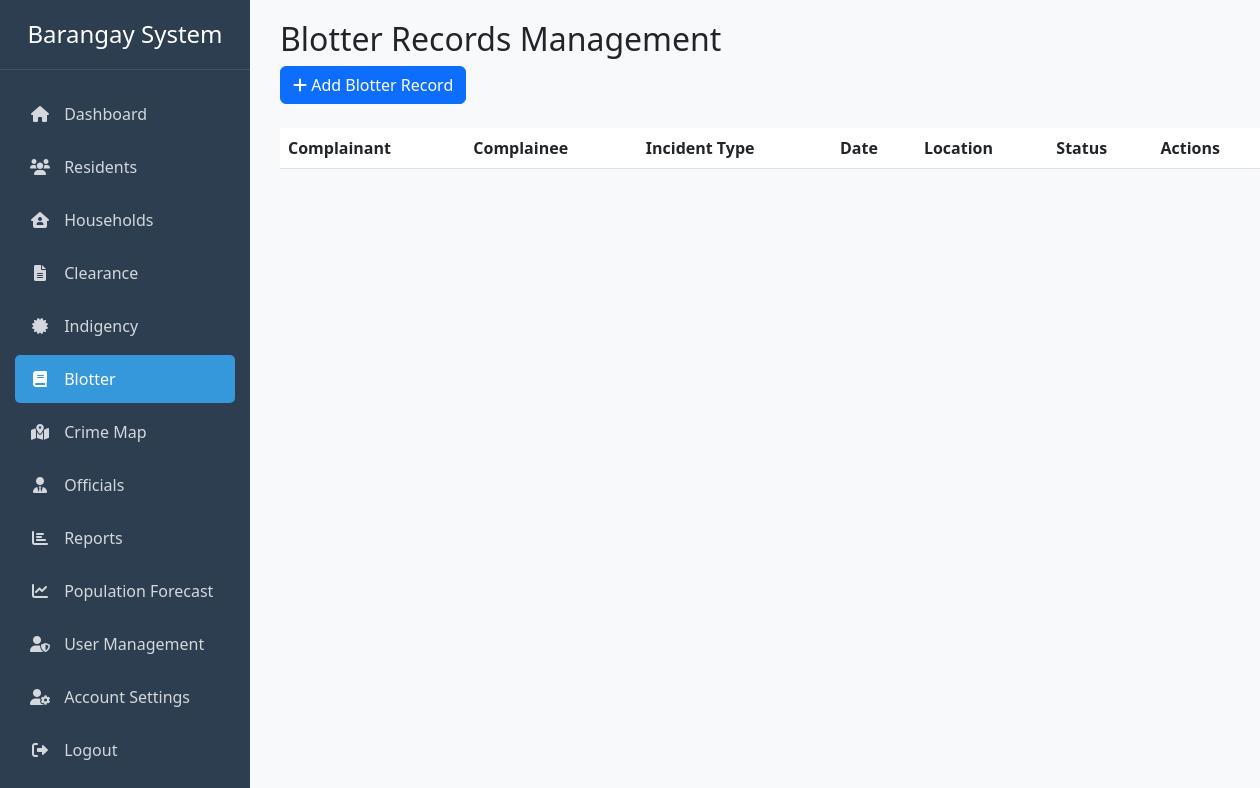
Page /blotter.php (signed in) on the earlier database version.
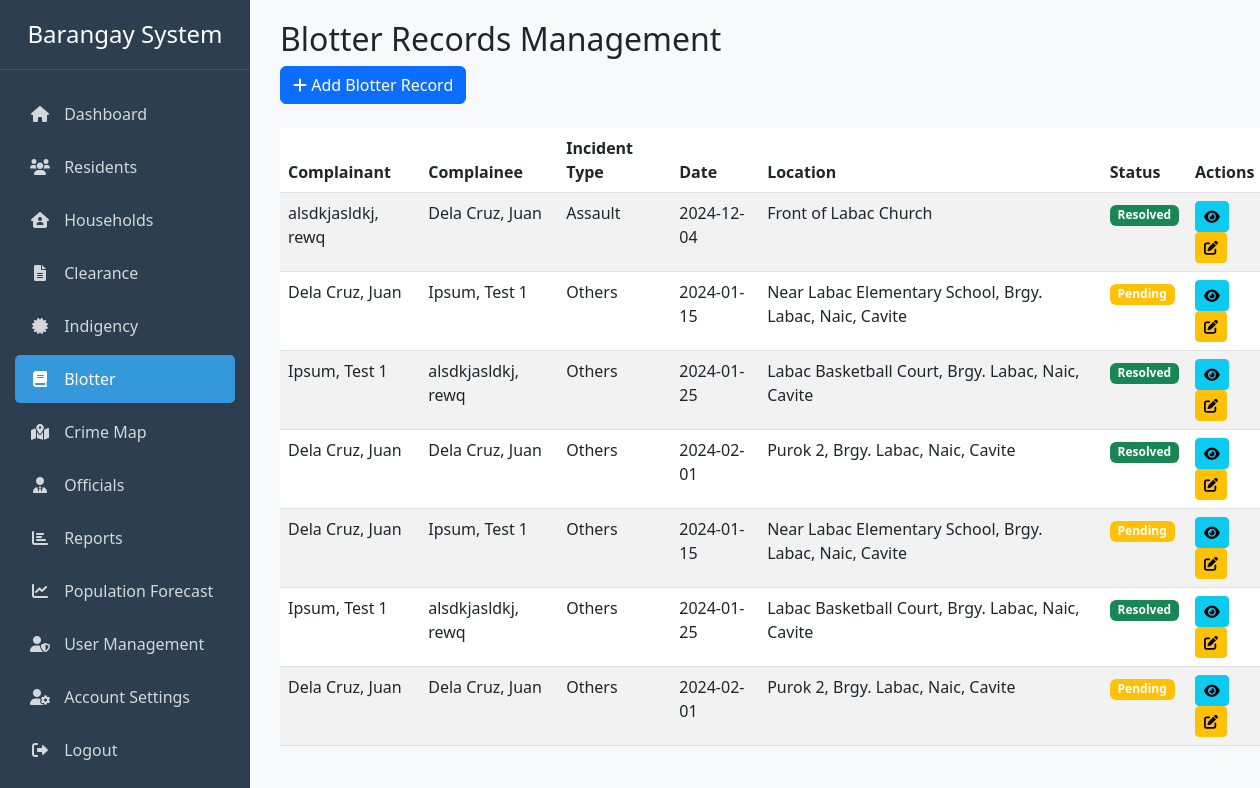
Same page on the later database version.
### tables this page shows
CREATE TABLE `blotter` (
  `id` int(11) NOT NULL,
  `complainant_id` int(11) DEFAULT NULL,
  `complainee_id` int(11) DEFAULT NULL,
  `incident_type` varchar(100) NOT NULL,
  `incident_date` date NOT NULL,
  `incident_location` text NOT NULL,
  `incident_details` text NOT NULL,
  `status` enum('Pending','Ongoing','Resolved','Dismissed') DEFAULT 'Pending',
  `resolution` text DEFAULT NULL,
  `created_at` timestamp NOT NULL DEFAULT current_timestamp(),
  `latitude` decimal(10,8) DEFAULT NULL,
  `longitude` decimal(11,8) DEFAULT NULL
);

### includes/permissions.php (called while the page is built, shortened)
<?php
function checkUserPermission($action) {
    $role = $_SESSION['role'];
    $permissions = [
        'admin' => [
            'create_resident' => true,
            'edit_resident' => true,
            'delete_resident' => true,
            'view_resident' => true,
            'create_household' => true,
            'edit_household' => true,
            'delete_household' => true,
            'view_household' => true,
            'create_indigency' => true,
            'edit_indigency' => true,
            'delete_indigency' => true,
            'view_indigency' => true,
            'print_indigency' => true,
            'create_clearance' => true,
            'edit_clearance' => true,
            'delete_clearance' => true,
            'view_clearance' => true,
            'print_clearance' => true,
            'view_officials' => true,
            'create_official' => true,
            'edit_official' => true,
            'end_official_term' => true,
            'create_blotter' => true,
            'edit_blotter' => true,
            'delete_blotter' => true,
            'view_blotter' => true,
            'change_blotter_status' => true
        ],
        'secretary' => [
            'create_resident' => false,
            'edit_resident' => false,
            'delete_resident' => false,
            'view_resident' => true,
            'create_household' => false,
            'edit_household' => false,
            'delete_household' => false,
            'view_household' => true,
            'create_indigency' => true,
            'edit_indigency' => false,
            'delete_indigency' => false,
            'view_indigency' => true,
            'print_indigency' => true,
            'create_clearance' => true,
            'edit_clearance' => false,
            'delete_clearance' => false,
            'view_clearance' => true,
            'print_clearance' => false,
            'view_officials' => true,
            'create_official' => false,
            'edit_official' => false,
            'end_official_term' => false,
            'create_blotter' => true,
            'edit_blotter' => true,
            'delete_blotter' => false,
            'view_blotter' => true,
            'change_blotter_status' => false
        ]
    ];
    return isset($permissions[$role][$action]) ? $permissions[$role][$action] : false;
}
?>

### blotter.php (the view, shortened to what the changed rows need)
<?php
require_once 'config.php';
require_once 'includes/permissions.php';
$query = "SELECT b.*,
                     CONCAT(c.last_name, ', ', c.first_name) as complainant_name,
                     CONCAT(r.last_name, ', ', r.first_name) as complainee_name
                     FROM blotter b
                     JOIN residents c ON b.complainant_id = c.id
                     JOIN residents r ON b.complainee_id = r.id
                     ORDER BY b.created_at DESC";
$result = $conn->query($query);
$blotters = $result->fetch_all(MYSQLI_ASSOC);
?>
<!DOCTYPE html>
<html lang="en">
<head>
    <link href="https://cdn.jsdelivr.net/npm/bootstrap@5.3.0/dist/css/bootstrap.min.css" rel="stylesheet">
    <link href="https://cdn.datatables.net/1.13.4/css/dataTables.bootstrap5.min.css" rel="stylesheet">
    <link href="css/sidebar.css" rel="stylesheet">
</head>
<body>
    <div class="container-fluid">
        <div class="row">
            <?php require_once __DIR__ . '/includes/header.php'; ?>
            <div class="col-md-9 col-lg-10 main-content">
                <div class="row mb-4">
                    <div class="col-12">
                        <h2>Blotter Records Management</h2>
                    </div>
                </div>
                <div class="table-responsive">
                    <table id="blotterTable" class="table table-striped">
                        <thead>
                            <tr>
                                <th>Complainant</th>
                                <th>Complainee</th>
                                <th>Incident Type</th>
                                <th>Date</th>
                                <th>Location</th>
                                <th>Status</th>
                                <th>Actions</th>
                            </tr>
                        </thead>
                        <tbody>
                            <?php foreach ($blotters as $blotter): ?>
                            <tr>
                                <td><?= $blotter['complainant_name'] ?></td>
                                <td><?= $blotter['complainee_name'] ?></td>
                                <td><?= $blotter['incident_type'] ?></td>
                                <td><?= $blotter['incident_date'] ?></td>
                                <td><?= $blotter['incident_location'] ?></td>
                                <td>
                                    <span class="badge bg-<?= $blotter['status'] == 'Resolved' ? 'success' : ($blotter['status'] == 'Dismissed' ? 'danger' : ($blotter['status'] == 'Ongoing' ? 'primary' : 'warning')) ?>">
                                        <?= $blotter['status'] ?>
                                    </span>
                                </td>
                                <td>
                                    <?php if (checkUserPermission('edit_blotter')): ?>
                                    <button class="btn btn-sm btn-info" title="View Details" data-bs-toggle="modal"
                                            data-bs-target="#viewBlotterModal<?= $blotter['id'] ?>">
                                        <i class="fas fa-eye"></i>
                                    </button>
                                    <?php if (checkUserPermission('change_blotter_status')): ?>
                                    <button class="btn btn-sm btn-warning" title="Update Status" data-bs-toggle="modal"
                                            data-bs-target="#updateStatusModal<?= $blotter['id'] ?>">
                                        <i class="fas fa-edit"></i>
                                    </button>
                                    <?php endif; ?>
                                    <?php endif; ?>
                                </td>
                            </tr>
                            <?php endforeach; ?>
                        </tbody>
                    </table>
                </div>
            </div>
        </div>
    </div>
</body>
</html>

Differences in the rows shown:
now on this page (row edited): blotter: complainant_name "alsdkjasldkj, rewq", complainee_name "Dela Cruz, Juan", incident_type "Assault", incident_date "2024-12-04", incident_location "Front of Labac Church", status "Resolved"
now on this page (row edited): blotter: complainant_name "Dela Cruz, Juan", complainee_name "Ipsum, Test 1", incident_type "Others", incident_date "2024-01-15", incident_location "Near Labac Elementary School, Brgy. Labac, Naic, Cavite", status "Pending"
now on this page (row edited): blotter: complainant_name "Ipsum, Test 1", complainee_name "alsdkjasldkj, rewq", incident_type "Others", incident_date "2024-01-25", incident_location "Labac Basketball Court, Brgy. Labac, Naic, Cavite", status "Resolved"
now on this page (row edited): blotter: complainant_name "Dela Cruz, Juan", complainee_name "Dela Cruz, Juan", incident_type "Others", incident_date "2024-02-01", incident_location "Purok 2, Brgy. Labac, Naic, Cavite", status "Resolved"
now on this page (row edited): blotter: complainant_name "Dela Cruz, Juan", complainee_name "Ipsum, Test 1", incident_type "Others", incident_date "2024-01-15", incident_location "Near Labac Elementary School, Brgy. Labac, Naic, Cavite", status "Pending"
now on this page (row edited): blotter: complainant_name "Ipsum, Test 1", complainee_name "alsdkjasldkj, rewq", incident_type "Others", incident_date "2024-01-25", incident_location "Labac Basketball Court, Brgy. Labac, Naic, Cavite", status "Resolved"
now on this page (row edited): blotter: complainant_name "Dela Cruz, Juan", complainee_name "Dela Cruz, Juan", incident_type "Others", incident_date "2024-02-01", incident_location "Purok 2, Brgy. Labac, Naic, Cavite", status "Pending"
